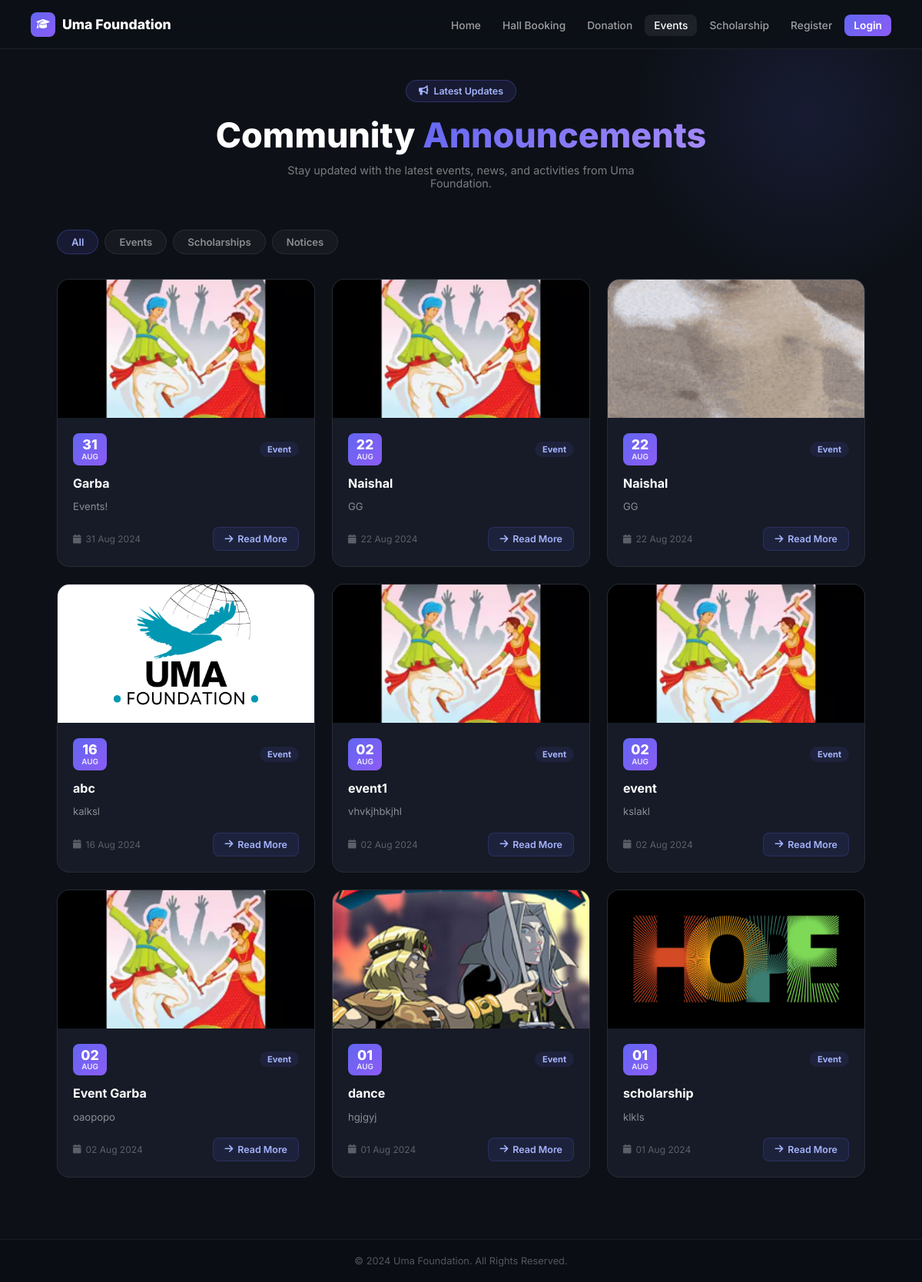
/test1/announcement.php, run on the app's committed database.
### tables this page shows
CREATE TABLE `tbl_announcement` (
  `id` int(11) NOT NULL,
  `title` varchar(20) NOT NULL,
  `status` tinyint(1) NOT NULL,
  `type_id` int(11) NOT NULL,
  `description` varchar(255) NOT NULL,
  `declaration_date` date NOT NULL,
  `from_date` date NOT NULL,
  `to_date` date NOT NULL,
  `form` varchar(255) NOT NULL,
  `image` varchar(255) DEFAULT NULL
);

### test1/announcement.php (the view, shortened to what this page needs)
<?php
include '../connect.php';
?>
<!DOCTYPE html>
<html lang="en">
<head>
<link rel="stylesheet" href="https://cdnjs.cloudflare.com/ajax/libs/font-awesome/6.4.0/css/all.min.css">
</head>
<body>
<nav class="nav">
  <a href="index.php" class="logo"><div class="logo-icon"><i class="fa fa-graduation-cap"></i></div>Uma Foundation</a>
  <ul class="nav-links">
    <li><a href="index.php">Home</a></li>
    <li><a href="hallbooking.php">Hall Booking</a></li>
    <li><a href="donationform.php">Donation</a></li>
    <li><a href="announcement.php" class="active">Events</a></li>
    <li><a href="scholarship.php">Scholarship</a></li>
    <?php if(isset($_SESSION['id'])): ?>
      <li><a href="../logout.php" class="nav-btn">Logout</a></li>
    <?php else: ?>
      <li><a href="../Registration.php">Register</a></li>
      <li><a href="../login.php" class="nav-btn">Login</a></li>
    <?php endif; ?>
  </ul>
</nav>
<div class="hero">
  <div class="hero-badge"><i class="fa fa-bullhorn"></i> Latest Updates</div>
  <h1>Community <span>Announcements</span></h1>
  <p>Stay updated with the latest events, news, and activities from Uma Foundation.</p>
</div>
<div class="content">
  <div class="filter-tabs">
    <div class="tab active" onclick="filterCards('all',this)">All</div>
    <div class="tab" onclick="filterCards('event',this)">Events</div>
    <div class="tab" onclick="filterCards('scholarship',this)">Scholarships</div>
    <div class="tab" onclick="filterCards('notice',this)">Notices</div>
  </div>
  <div class="ann-grid" id="annGrid">
    <?php
    $q = "SELECT * FROM tbl_announcement ORDER BY declaration_date DESC";
    $res = mysqli_query($con, $q);
    if($res && mysqli_num_rows($res) > 0):
      while($row = $res->fetch_assoc()):
        $day = date('d', strtotime($row['declaration_date']));
        $mon = date('M', strtotime($row['declaration_date']));
        $type = 'event';
        $img = !empty($row['image']) ? '../'.$row['image'] : '';
    ?>
    <div class="ann-card" data-type="<?php echo $type;?>">
      <?php if($img): ?>
        <img src="<?php echo htmlspecialchars($img);?>" class="ann-img" alt="<?php echo htmlspecialchars($row['title']);?>" onerror="this.style.display='none';this.nextSibling.style.display='flex';">
      <?php else: ?>
        <div class="ann-img-placeholder"><i class="fa fa-bullhorn"></i></div>
      <?php endif; ?>
      <div class="ann-body">
        <div class="ann-date">
          <div class="date-badge">
            <div class="day"><?php echo $day;?></div>
            <div class="mon"><?php echo strtoupper($mon);?></div>
          </div>
          <span class="ann-type">Event</span>
        </div>
        <div class="ann-title"><?php echo htmlspecialchars($row['title']);?></div>
        <div class="ann-desc"><?php echo htmlspecialchars($row['description']);?></div>
        <div class="ann-footer">
          <div class="ann-meta"><i class="fa fa-calendar"></i><?php echo date('d M Y', strtotime($row['declaration_date']));?></div>
          <a href="announcement-details.php?id=<?php echo $row['id'];?>" class="btn-detail"><i class="fa fa-arrow-right"></i> Read More</a>
        </div>
      </div>
    </div>
    <?php endwhile; endif; ?>
  </div>
</div>
<footer class="footer-bar">&copy; 2024 Uma Foundation. All Rights Reserved.</footer>
</body>
</html>

### test1/announcement.php (style rules this page uses)
* { margin:0;padding:0;box-sizing:border-box; }
body { font-family:'Inter',sans-serif;background:#0d1117;color:#e6edf3;min-height:100vh; }
.nav { position:fixed;top:0;width:100%;z-index:999;background:rgba(13,17,23,.92);backdrop-filter:blur(20px);border-bottom:1px solid rgba(255,255,255,.07);padding:0 40px;height:64px;display:flex;align-items:center;justify-content:space-between; }
.logo { font-size:1.1rem;font-weight:800;color:#fff;text-decoration:none;display:flex;align-items:center;gap:9px; }
.logo-icon { width:32px;height:32px;background:linear-gradient(135deg,#6366f1,#8b5cf6);border-radius:8px;display:flex;align-items:center;justify-content:center;font-size:.85rem;color:#fff; }
.nav-links { display:flex;gap:4px;list-style:none;align-items:center; }
.nav-links a { color:rgba(255,255,255,.6);text-decoration:none;font-size:.86rem;font-weight:500;padding:6px 12px;border-radius:8px;transition:all .2s; }
.nav-links a:hover,.nav-links a.active { color:#fff;background:rgba(255,255,255,.07); }
.nav-btn { background:linear-gradient(135deg,#6366f1,#8b5cf6)!important;color:#fff!important;border-radius:8px!important;font-weight:600!important; }
.hero { position:relative;z-index:10;padding:104px 40px 52px;text-align:center; }
.hero-badge { display:inline-flex;align-items:center;gap:7px;background:rgba(99,102,241,.12);border:1px solid rgba(99,102,241,.3);color:#a5b4fc;padding:6px 16px;border-radius:30px;font-size:.78rem;font-weight:600;margin-bottom:16px; }
.hero h1 { font-size:clamp(1.8rem,4vw,2.8rem);font-weight:800;color:#fff;margin-bottom:10px; }
.hero h1 span { background:linear-gradient(135deg,#6366f1,#a78bfa);-webkit-background-clip:text;-webkit-text-fill-color:transparent; }
.hero p { color:rgba(255,255,255,.45);font-size:.9rem;max-width:480px;margin:0 auto; }
.content { position:relative;z-index:10;max-width:1100px;margin:0 auto;padding:0 24px 80px; }
.filter-tabs { display:flex;gap:8px;flex-wrap:wrap;margin-bottom:32px; }
.tab { padding:7px 18px;border-radius:20px;border:1px solid rgba(255,255,255,.08);background:rgba(255,255,255,.04);color:rgba(255,255,255,.5);font-size:.82rem;font-weight:600;cursor:pointer;transition:all .2s; }
.tab:hover,.tab.active { background:rgba(99,102,241,.12);border-color:rgba(99,102,241,.3);color:#a5b4fc; }
.ann-grid { display:grid;grid-template-columns:repeat(auto-fill,minmax(320px,1fr));gap:22px; }
.ann-card { background:#161b27;border:1px solid rgba(255,255,255,.07);border-radius:16px;overflow:hidden;transition:all .3s;display:flex;flex-direction:column; }
.ann-img { width:100%;height:180px;object-fit:cover;display:block; }
.ann-body { padding:20px;flex:1;display:flex;flex-direction:column; }
.ann-date { display:flex;align-items:center;gap:7px;margin-bottom:12px; }
.date-badge { background:linear-gradient(135deg,#6366f1,#8b5cf6);color:#fff;border-radius:8px;padding:6px 10px;text-align:center;min-width:44px; }
.date-badge .day { font-size:1.1rem;font-weight:800;line-height:1; }
.date-badge .mon { font-size:.62rem;font-weight:600;opacity:.85; }
.ann-type { display:inline-block;background:rgba(99,102,241,.1);color:#a5b4fc;border-radius:20px;padding:3px 10px;font-size:.7rem;font-weight:700;margin-left:auto; }
.ann-title { font-size:1rem;font-weight:700;color:#fff;margin-bottom:8px;line-height:1.4; }
.ann-desc { font-size:.82rem;color:rgba(255,255,255,.5);line-height:1.7;flex:1;margin-bottom:16px;display:-webkit-box;-webkit-line-clamp:3;-webkit-box-orient:vertical;overflow:hidden; }
.ann-footer { display:flex;align-items:center;justify-content:space-between; }
.ann-meta { font-size:.75rem;color:rgba(255,255,255,.3);display:flex;align-items:center;gap:6px; }
.btn-detail { display:inline-flex;align-items:center;gap:6px;background:rgba(99,102,241,.1);border:1px solid rgba(99,102,241,.2);color:#a5b4fc;padding:7px 14px;border-radius:8px;font-size:.78rem;font-weight:600;text-decoration:none;transition:all .2s; }
.footer-bar { position:relative;z-index:10;background:#0a0d14;border-top:1px solid rgba(255,255,255,.06);padding:20px;text-align:center;color:rgba(255,255,255,.3);font-size:.8rem; }

### data on the page
tbl_announcement: image (picture), declaration_date "31", declaration_date "AUG", title "Garba", description "Events!", declaration_date "31 Aug 2024"
tbl_announcement: image (picture), declaration_date "22", declaration_date "AUG", title "Naishal", description "GG", declaration_date "22 Aug 2024"
tbl_announcement: image (picture), declaration_date "22", declaration_date "AUG", title "Naishal", description "GG", declaration_date "22 Aug 2024"
tbl_announcement: image (picture), declaration_date "16", declaration_date "AUG", title "abc", description "kalksl", declaration_date "16 Aug 2024"
tbl_announcement: image (picture), declaration_date "02", declaration_date "AUG", title "event1", description "vhvkjhbkjhl", declaration_date "02 Aug 2024"
tbl_announcement: image+title (picture), declaration_date "02", declaration_date "AUG", title "event", description "kslakl", declaration_date "02 Aug 2024"
tbl_announcement: image (picture), declaration_date "02", declaration_date "AUG", title "Event Garba", description "oaopopo", declaration_date "02 Aug 2024"
tbl_announcement: shows a picture, declaration_date "01", declaration_date "AUG", title "dance", description "hgjgyj", declaration_date "01 Aug 2024"
tbl_announcement: image (picture), declaration_date "01", declaration_date "AUG", title "scholarship", description "klkls", declaration_date "01 Aug 2024"
